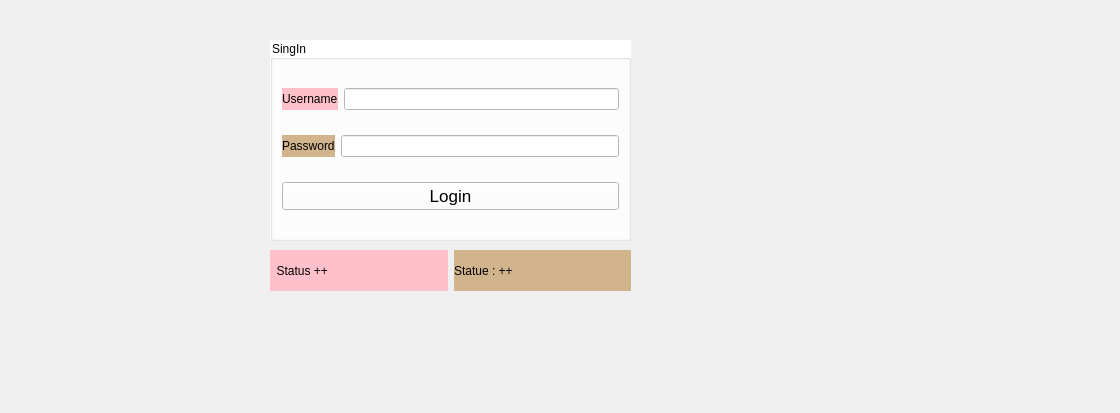
<?xml version="1.0" encoding="UTF-8"?>
<ui version="4.0">
 <class>Widget</class>
 <widget class="QWidget" name="Widget">
  <property name="geometry">
   <rect>
    <x>0</x>
    <y>0</y>
    <width>1120</width>
    <height>413</height>
   </rect>
  </property>
  <property name="windowTitle">
   <string>Widget</string>
  </property>
  <widget class="QGroupBox" name="groupBox">
   <property name="geometry">
    <rect>
     <x>270</x>
     <y>40</y>
     <width>361</width>
     <height>201</height>
    </rect>
   </property>
   <property name="styleSheet">
    <string notr="true">background-color: white
</string>
   </property>
   <property name="title">
    <string>SingIn</string>
   </property>
   <layout class="QVBoxLayout" name="verticalLayout">
    <item>
     <layout class="QHBoxLayout" name="horizontalLayout_2">
      <item>
       <widget class="QLabel" name="Username">
        <property name="styleSheet">
         <string notr="true">background:pink</string>
        </property>
        <property name="text">
         <string>Username</string>
        </property>
       </widget>
      </item>
      <item>
       <widget class="QLineEdit" name="lineEdit_Username"/>
      </item>
     </layout>
    </item>
    <item>
     <layout class="QHBoxLayout" name="horizontalLayout">
      <item>
       <widget class="QLabel" name="Password">
        <property name="styleSheet">
         <string notr="true">background:tan</string>
        </property>
        <property name="text">
         <string>Password</string>
        </property>
       </widget>
      </item>
      <item>
       <widget class="QLineEdit" name="lineEdit_Password">
        <property name="echoMode">
         <enum>QLineEdit::Password</enum>
        </property>
       </widget>
      </item>
     </layout>
    </item>
    <item>
     <widget class="QPushButton" name="pushButton">
      <property name="font">
       <font>
        <pointsize>13</pointsize>
       </font>
      </property>
      <property name="text">
       <string>Login</string>
      </property>
     </widget>
    </item>
   </layout>
  </widget>
  <widget class="QWidget" name="layoutWidget">
   <property name="geometry">
    <rect>
     <x>270</x>
     <y>250</y>
     <width>361</width>
     <height>41</height>
    </rect>
   </property>
   <layout class="QHBoxLayout" name="horizontalLayout_3">
    <item>
     <widget class="QLabel" name="label">
      <property name="enabled">
       <bool>true</bool>
      </property>
      <property name="styleSheet">
       <string notr="true">background:pink</string>
      </property>
      <property name="text">
       <string>  Status ++ </string>
      </property>
      <property name="openExternalLinks">
       <bool>false</bool>
      </property>
     </widget>
    </item>
    <item>
     <widget class="QLabel" name="label_Login">
      <property name="styleSheet">
       <string notr="true">background:tan</string>
      </property>
      <property name="text">
       <string>Statue : ++</string>
      </property>
     </widget>
    </item>
   </layout>
  </widget>
  <widget class="QLabel" name="label_2">
   <property name="geometry">
    <rect>
     <x>680</x>
     <y>60</y>
     <width>131</width>
     <height>271</height>
    </rect>
   </property>
   <property name="text">
    <string/>
   </property>
   <property name="pixmap">
    <pixmap>../../../../../Screenshot 2024-01-07 203728.png</pixmap>
   </property>
  </widget>
 </widget>
 <resources/>
 <connections/>
</ui>
